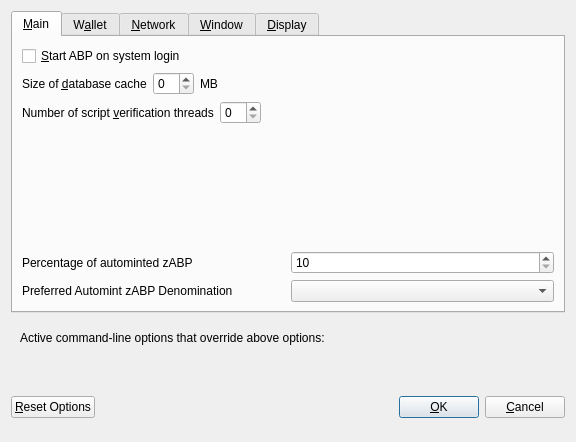
<?xml version="1.0" encoding="UTF-8"?>
<ui version="4.0">
 <class>OptionsDialog</class>
 <widget class="QDialog" name="OptionsDialog">
  <property name="geometry">
   <rect>
    <x>0</x>
    <y>0</y>
    <width>576</width>
    <height>442</height>
   </rect>
  </property>
  <property name="windowTitle">
   <string>Options</string>
  </property>
  <property name="modal">
   <bool>true</bool>
  </property>
  <layout class="QVBoxLayout" name="verticalLayout">
   <item>
    <widget class="QTabWidget" name="tabWidget">
     <property name="currentIndex">
      <number>0</number>
     </property>
     <widget class="QWidget" name="tabMain">
      <attribute name="title">
       <string>&amp;Main</string>
      </attribute>
      <layout class="QVBoxLayout" name="verticalLayout_Main">
       <item>
        <widget class="QCheckBox" name="bitcoinAtStartup">
         <property name="toolTip">
          <string>Automatically start ABP after logging in to the system.</string>
         </property>
         <property name="text">
          <string>&amp;Start ABP on system login</string>
         </property>
        </widget>
       </item>
       <item>
        <layout class="QHBoxLayout" name="horizontalLayout_2_Main">
         <item>
          <widget class="QLabel" name="databaseCacheLabel">
           <property name="text">
            <string>Size of &amp;database cache</string>
           </property>
           <property name="textFormat">
            <enum>Qt::PlainText</enum>
           </property>
           <property name="buddy">
            <cstring>databaseCache</cstring>
           </property>
          </widget>
         </item>
         <item>
          <widget class="QSpinBox" name="databaseCache"/>
         </item>
         <item>
          <widget class="QLabel" name="databaseCacheUnitLabel">
           <property name="text">
            <string>MB</string>
           </property>
           <property name="textFormat">
            <enum>Qt::PlainText</enum>
           </property>
          </widget>
         </item>
         <item>
          <spacer name="horizontalSpacer_2_Main">
           <property name="orientation">
            <enum>Qt::Horizontal</enum>
           </property>
           <property name="sizeHint" stdset="0">
            <size>
             <width>40</width>
             <height>20</height>
            </size>
           </property>
          </spacer>
         </item>
        </layout>
       </item>
       <item>
        <layout class="QHBoxLayout" name="horizontalLayout_3_Main">
         <item>
          <widget class="QLabel" name="threadsScriptVerifLabel">
           <property name="text">
            <string>Number of script &amp;verification threads</string>
           </property>
           <property name="textFormat">
            <enum>Qt::PlainText</enum>
           </property>
           <property name="buddy">
            <cstring>threadsScriptVerif</cstring>
           </property>
          </widget>
         </item>
         <item>
          <widget class="QSpinBox" name="threadsScriptVerif">
           <property name="toolTip">
            <string>(0 = auto, &lt;0 = leave that many cores free)</string>
           </property>
          </widget>
         </item>
         <item>
          <spacer name="horizontalSpacer_3_Main">
           <property name="orientation">
            <enum>Qt::Horizontal</enum>
           </property>
           <property name="sizeHint" stdset="0">
            <size>
             <width>40</width>
             <height>20</height>
            </size>
           </property>
          </spacer>
         </item>
        </layout>
       </item>
       <item>
        <spacer name="verticalSpacer_2">
         <property name="orientation">
          <enum>Qt::Vertical</enum>
         </property>
         <property name="sizeHint" stdset="0">
          <size>
           <width>20</width>
           <height>40</height>
          </size>
         </property>
        </spacer>
       </item>
       <item>
        <layout class="QHBoxLayout" name="horizontalLayout_3">
         <item>
          <widget class="QLabel" name="percentage_label">
           <property name="toolTip">
            <string>Percentage of incoming ABP which get automatically converted to zABP via Zerocoin Protocol (min: 10%)</string>
           </property>
           <property name="text">
            <string>Percentage of autominted zABP</string>
           </property>
          </widget>
         </item>
         <item>
          <widget class="QSpinBox" name="zeromintPercentage">
           <property name="minimum">
            <number>10</number>
           </property>
           <property name="maximum">
            <number>100</number>
           </property>
          </widget>
         </item>
        </layout>
       </item>
       <item>
        <layout class="QHBoxLayout" name="horizontalLayout" stretch="0,0">
         <property name="sizeConstraint">
          <enum>QLayout::SetFixedSize</enum>
         </property>
         <item>
          <widget class="QLabel" name="labelPreferredDenom">
           <property name="maximumSize">
            <size>
             <width>16777215</width>
             <height>16777215</height>
            </size>
           </property>
           <property name="toolTip">
            <string>Wait with automatic conversion to Zerocoin until enough ABP for this denomination is available</string>
           </property>
           <property name="text">
            <string>Preferred Automint zABP Denomination</string>
           </property>
          </widget>
         </item>
         <item>
          <widget class="QComboBox" name="preferredDenom">
           <property name="maximumSize">
            <size>
             <width>16777215</width>
             <height>27</height>
            </size>
           </property>
           <property name="toolTip">
            <string>Wait with automatic conversion to Zerocoin until enough ABP for this denomination is available</string>
           </property>
           <property name="maxVisibleItems">
            <number>9</number>
           </property>
           <property name="maxCount">
            <number>9</number>
           </property>
          </widget>
         </item>
        </layout>
       </item>
      </layout>
     </widget>
     <widget class="QWidget" name="tabWallet">
      <attribute name="title">
       <string>W&amp;allet</string>
      </attribute>
      <layout class="QVBoxLayout" name="verticalLayout_Wallet">
       <item>
        <widget class="QGroupBox" name="groupBox">
         <property name="title">
          <string>Expert</string>
         </property>
         <layout class="QVBoxLayout" name="verticalLayout_2">
          <item>
           <widget class="QCheckBox" name="coinControlFeatures">
            <property name="toolTip">
             <string>Whether to show coin control features or not.</string>
            </property>
            <property name="text">
             <string>Enable coin &amp;control features</string>
            </property>
           </widget>
          </item>
          <item>
           <widget class="QCheckBox" name="showMasternodesTab">
            <property name="toolTip">
             <string>Show additional tab listing all your masternodes in first sub-tab&lt;br/&gt;and all masternodes on the network in second sub-tab.</string>
            </property>
            <property name="text">
             <string>Show Masternodes Tab</string>
            </property>
           </widget>
          </item>
          <item>
           <widget class="QCheckBox" name="spendZeroConfChange">
            <property name="toolTip">
             <string>If you disable the spending of unconfirmed change, the change from a transaction&lt;br/&gt;cannot be used until that transaction has at least one confirmation.&lt;br/&gt;This also affects how your balance is computed.</string>
            </property>
            <property name="text">
             <string>&amp;Spend unconfirmed change</string>
            </property>
           </widget>
          </item>
         </layout>
        </widget>
       </item>
       <item>
        <spacer name="verticalSpacer_Wallet">
         <property name="orientation">
          <enum>Qt::Vertical</enum>
         </property>
         <property name="sizeHint" stdset="0">
          <size>
           <width>20</width>
           <height>40</height>
          </size>
         </property>
        </spacer>
       </item>
      </layout>
     </widget>
     <widget class="QWidget" name="tabNetwork">
      <attribute name="title">
       <string>&amp;Network</string>
      </attribute>
      <layout class="QVBoxLayout" name="verticalLayout_Network">
       <item>
        <widget class="QCheckBox" name="mapPortUpnp">
         <property name="toolTip">
          <string>Automatically open the ABP client port on the router. This only works when your router supports UPnP and it is enabled.</string>
         </property>
         <property name="text">
          <string>Map port using &amp;UPnP</string>
         </property>
        </widget>
       </item>
       <item>
        <widget class="QCheckBox" name="allowIncoming">
         <property name="toolTip">
          <string>Accept connections from outside</string>
         </property>
         <property name="text">
          <string>Allow incoming connections</string>
         </property>
        </widget>
       </item>
       <item>
        <widget class="QCheckBox" name="connectSocks">
         <property name="toolTip">
          <string>Connect to the ABP network through a SOCKS5 proxy.</string>
         </property>
         <property name="text">
          <string>&amp;Connect through SOCKS5 proxy (default proxy):</string>
         </property>
        </widget>
       </item>
       <item>
        <layout class="QHBoxLayout" name="horizontalLayout_1_Network">
         <item>
          <widget class="QLabel" name="proxyIpLabel">
           <property name="text">
            <string>Proxy &amp;IP:</string>
           </property>
           <property name="textFormat">
            <enum>Qt::PlainText</enum>
           </property>
           <property name="buddy">
            <cstring>proxyIp</cstring>
           </property>
          </widget>
         </item>
         <item>
          <widget class="QValidatedLineEdit" name="proxyIp">
           <property name="minimumSize">
            <size>
             <width>140</width>
             <height>0</height>
            </size>
           </property>
           <property name="maximumSize">
            <size>
             <width>140</width>
             <height>16777215</height>
            </size>
           </property>
           <property name="toolTip">
            <string>IP address of the proxy (e.g. IPv4: 127.0.0.1 / IPv6: ::1)</string>
           </property>
          </widget>
         </item>
         <item>
          <widget class="QLabel" name="proxyPortLabel">
           <property name="text">
            <string>&amp;Port:</string>
           </property>
           <property name="textFormat">
            <enum>Qt::PlainText</enum>
           </property>
           <property name="buddy">
            <cstring>proxyPort</cstring>
           </property>
          </widget>
         </item>
         <item>
          <widget class="QLineEdit" name="proxyPort">
           <property name="minimumSize">
            <size>
             <width>55</width>
             <height>0</height>
            </size>
           </property>
           <property name="maximumSize">
            <size>
             <width>55</width>
             <height>16777215</height>
            </size>
           </property>
           <property name="toolTip">
            <string>Port of the proxy (e.g. 9050)</string>
           </property>
          </widget>
         </item>
         <item>
          <spacer name="horizontalSpacer_1_Network">
           <property name="orientation">
            <enum>Qt::Horizontal</enum>
           </property>
           <property name="sizeHint" stdset="0">
            <size>
             <width>40</width>
             <height>20</height>
            </size>
           </property>
          </spacer>
         </item>
        </layout>
       </item>
       <item>
        <spacer name="verticalSpacer_Network">
         <property name="orientation">
          <enum>Qt::Vertical</enum>
         </property>
         <property name="sizeHint" stdset="0">
          <size>
           <width>20</width>
           <height>40</height>
          </size>
         </property>
        </spacer>
       </item>
      </layout>
     </widget>
     <widget class="QWidget" name="tabWindow">
      <attribute name="title">
       <string>&amp;Window</string>
      </attribute>
      <layout class="QVBoxLayout" name="verticalLayout_Window">
       <item>
        <widget class="QCheckBox" name="minimizeToTray">
         <property name="toolTip">
          <string>Show only a tray icon after minimizing the window.</string>
         </property>
         <property name="text">
          <string>&amp;Minimize to the tray instead of the taskbar</string>
         </property>
        </widget>
       </item>
       <item>
        <widget class="QCheckBox" name="minimizeOnClose">
         <property name="toolTip">
          <string>Minimize instead of exit the application when the window is closed. When this option is enabled, the application will be closed only after selecting Quit in the menu.</string>
         </property>
         <property name="text">
          <string>M&amp;inimize on close</string>
         </property>
        </widget>
       </item>
       <item>
        <spacer name="verticalSpacer_Window">
         <property name="orientation">
          <enum>Qt::Vertical</enum>
         </property>
         <property name="sizeHint" stdset="0">
          <size>
           <width>20</width>
           <height>40</height>
          </size>
         </property>
        </spacer>
       </item>
      </layout>
     </widget>
     <widget class="QWidget" name="tabDisplay">
      <attribute name="title">
       <string>&amp;Display</string>
      </attribute>
      <layout class="QVBoxLayout" name="verticalLayout_Display">
       <item>
        <layout class="QHBoxLayout" name="horizontalLayout_1_Display">
         <item>
          <widget class="QLabel" name="langLabel">
           <property name="text">
            <string>User Interface &amp;language:</string>
           </property>
           <property name="textFormat">
            <enum>Qt::PlainText</enum>
           </property>
           <property name="buddy">
            <cstring>lang</cstring>
           </property>
          </widget>
         </item>
         <item>
          <widget class="QValueComboBox" name="lang">
           <property name="toolTip">
            <string>The user interface language can be set here. This setting will take effect after restarting ABP.</string>
           </property>
          </widget>
         </item>
        </layout>
       </item>
       <item>
        <widget class="QLabel" name="label_3">
         <property name="toolTip">
          <string notr="true"/>
         </property>
         <property name="statusTip">
          <string notr="true"/>
         </property>
         <property name="whatsThis">
          <string notr="true"/>
         </property>
         <property name="accessibleName">
          <string notr="true"/>
         </property>
         <property name="text">
          <string>Language missing or translation incomplete? Help contributing translations here:
https://www.transifex.com/abp-project/abp-project-translations</string>
         </property>
         <property name="wordWrap">
          <bool>true</bool>
         </property>
         <property name="openExternalLinks">
          <bool>true</bool>
         </property>
         <property name="textInteractionFlags">
          <set>Qt::TextBrowserInteraction</set>
         </property>
        </widget>
       </item>
       <item>
        <layout class="QHBoxLayout" name="horizontalLayout_4_Display" stretch="0,0">
         <item>
          <widget class="QLabel" name="themeLabel">
           <property name="text">
            <string>User Interface Theme:</string>
           </property>
          </widget>
         </item>
         <item>
          <widget class="QValueComboBox" name="theme"/>
         </item>
        </layout>
       </item>
       <item>
        <widget class="Line" name="line">
         <property name="orientation">
          <enum>Qt::Horizontal</enum>
         </property>
        </widget>
       </item>
       <item>
        <layout class="QHBoxLayout" name="horizontalLayout_2_Display">
         <item>
          <widget class="QLabel" name="unitLabel">
           <property name="text">
            <string>&amp;Unit to show amounts in:</string>
           </property>
           <property name="textFormat">
            <enum>Qt::PlainText</enum>
           </property>
           <property name="buddy">
            <cstring>unit</cstring>
           </property>
          </widget>
         </item>
         <item>
          <widget class="QValueComboBox" name="unit">
           <property name="toolTip">
            <string>Choose the default subdivision unit to show in the interface and when sending coins.</string>
           </property>
          </widget>
         </item>
        </layout>
       </item>
       <item>
        <layout class="QHBoxLayout" name="horizontalLayout_5_Display">
         <item>
          <widget class="QLabel" name="digitsLabel">
           <property name="text">
            <string>Decimal digits</string>
           </property>
          </widget>
         </item>
         <item>
          <widget class="QValueComboBox" name="digits"/>
         </item>
        </layout>
       </item>
       <item>
        <layout class="QHBoxLayout" name="horizontalLayout_3_Display">
         <item>
          <widget class="QLabel" name="thirdPartyTxUrlsLabel">
           <property name="toolTip">
            <string>Third party URLs (e.g. a block explorer) that appear in the transactions tab as context menu items. %s in the URL is replaced by transaction hash. Multiple URLs are separated by vertical bar |.</string>
           </property>
           <property name="text">
            <string>Third party transaction URLs</string>
           </property>
           <property name="buddy">
            <cstring>thirdPartyTxUrls</cstring>
           </property>
          </widget>
         </item>
         <item>
          <widget class="QLineEdit" name="thirdPartyTxUrls">
           <property name="toolTip">
            <string>Third party URLs (e.g. a block explorer) that appear in the transactions tab as context menu items. %s in the URL is replaced by transaction hash. Multiple URLs are separated by vertical bar |.</string>
           </property>
          </widget>
         </item>
        </layout>
       </item>
       <item>
        <spacer name="verticalSpacer">
         <property name="orientation">
          <enum>Qt::Vertical</enum>
         </property>
         <property name="sizeHint" stdset="0">
          <size>
           <width>20</width>
           <height>40</height>
          </size>
         </property>
        </spacer>
       </item>
      </layout>
     </widget>
    </widget>
   </item>
   <item>
    <widget class="QFrame" name="frame">
     <layout class="QVBoxLayout" name="verticalLayout_Bottom">
      <item>
       <layout class="QHBoxLayout" name="horizontalLayout_Bottom">
        <item>
         <widget class="QLabel" name="overriddenByCommandLineInfoLabel">
          <property name="text">
           <string>Active command-line options that override above options:</string>
          </property>
          <property name="textFormat">
           <enum>Qt::PlainText</enum>
          </property>
         </widget>
        </item>
        <item>
         <spacer name="horizontalSpacer_Bottom">
          <property name="orientation">
           <enum>Qt::Horizontal</enum>
          </property>
          <property name="sizeHint" stdset="0">
           <size>
            <width>40</width>
            <height>20</height>
           </size>
          </property>
         </spacer>
        </item>
       </layout>
      </item>
      <item>
       <widget class="QLabel" name="overriddenByCommandLineLabel">
        <property name="text">
         <string/>
        </property>
        <property name="textFormat">
         <enum>Qt::PlainText</enum>
        </property>
        <property name="wordWrap">
         <bool>true</bool>
        </property>
       </widget>
      </item>
     </layout>
    </widget>
   </item>
   <item>
    <layout class="QHBoxLayout" name="horizontalLayout_Buttons">
     <item>
      <widget class="QPushButton" name="resetButton">
       <property name="toolTip">
        <string>Reset all client options to default.</string>
       </property>
       <property name="text">
        <string>&amp;Reset Options</string>
       </property>
       <property name="autoDefault">
        <bool>false</bool>
       </property>
      </widget>
     </item>
     <item>
      <spacer name="horizontalSpacer_1">
       <property name="orientation">
        <enum>Qt::Horizontal</enum>
       </property>
       <property name="sizeHint" stdset="0">
        <size>
         <width>40</width>
         <height>48</height>
        </size>
       </property>
      </spacer>
     </item>
     <item>
      <widget class="QLabel" name="statusLabel">
       <property name="minimumSize">
        <size>
         <width>200</width>
         <height>0</height>
        </size>
       </property>
       <property name="font">
        <font>
         <weight>75</weight>
         <bold>true</bold>
        </font>
       </property>
       <property name="text">
        <string/>
       </property>
       <property name="textFormat">
        <enum>Qt::PlainText</enum>
       </property>
       <property name="wordWrap">
        <bool>true</bool>
       </property>
      </widget>
     </item>
     <item>
      <spacer name="horizontalSpacer_2">
       <property name="orientation">
        <enum>Qt::Horizontal</enum>
       </property>
       <property name="sizeHint" stdset="0">
        <size>
         <width>40</width>
         <height>48</height>
        </size>
       </property>
      </spacer>
     </item>
     <item>
      <widget class="QPushButton" name="okButton">
       <property name="text">
        <string>&amp;OK</string>
       </property>
       <property name="autoDefault">
        <bool>false</bool>
       </property>
       <property name="default">
        <bool>true</bool>
       </property>
      </widget>
     </item>
     <item>
      <widget class="QPushButton" name="cancelButton">
       <property name="text">
        <string>&amp;Cancel</string>
       </property>
       <property name="autoDefault">
        <bool>false</bool>
       </property>
      </widget>
     </item>
    </layout>
   </item>
  </layout>
 </widget>
 <customwidgets>
  <customwidget>
   <class>QValidatedLineEdit</class>
   <extends>QLineEdit</extends>
   <header>qvalidatedlineedit.h</header>
  </customwidget>
  <customwidget>
   <class>QValueComboBox</class>
   <extends>QComboBox</extends>
   <header>qvaluecombobox.h</header>
  </customwidget>
 </customwidgets>
 <resources/>
 <connections/>
</ui>
